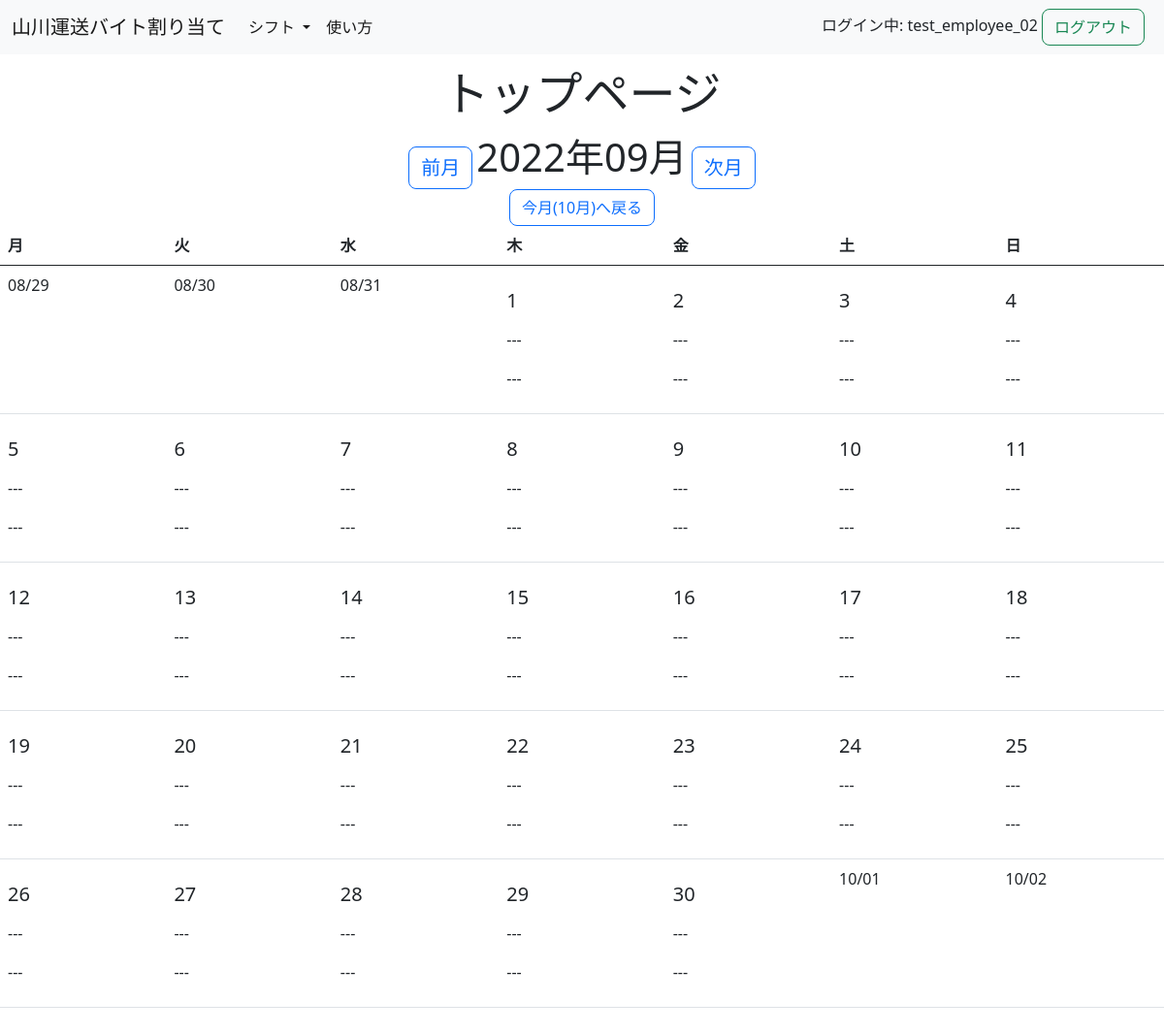
The app's page /shift/2022/9 (signed in), older data.
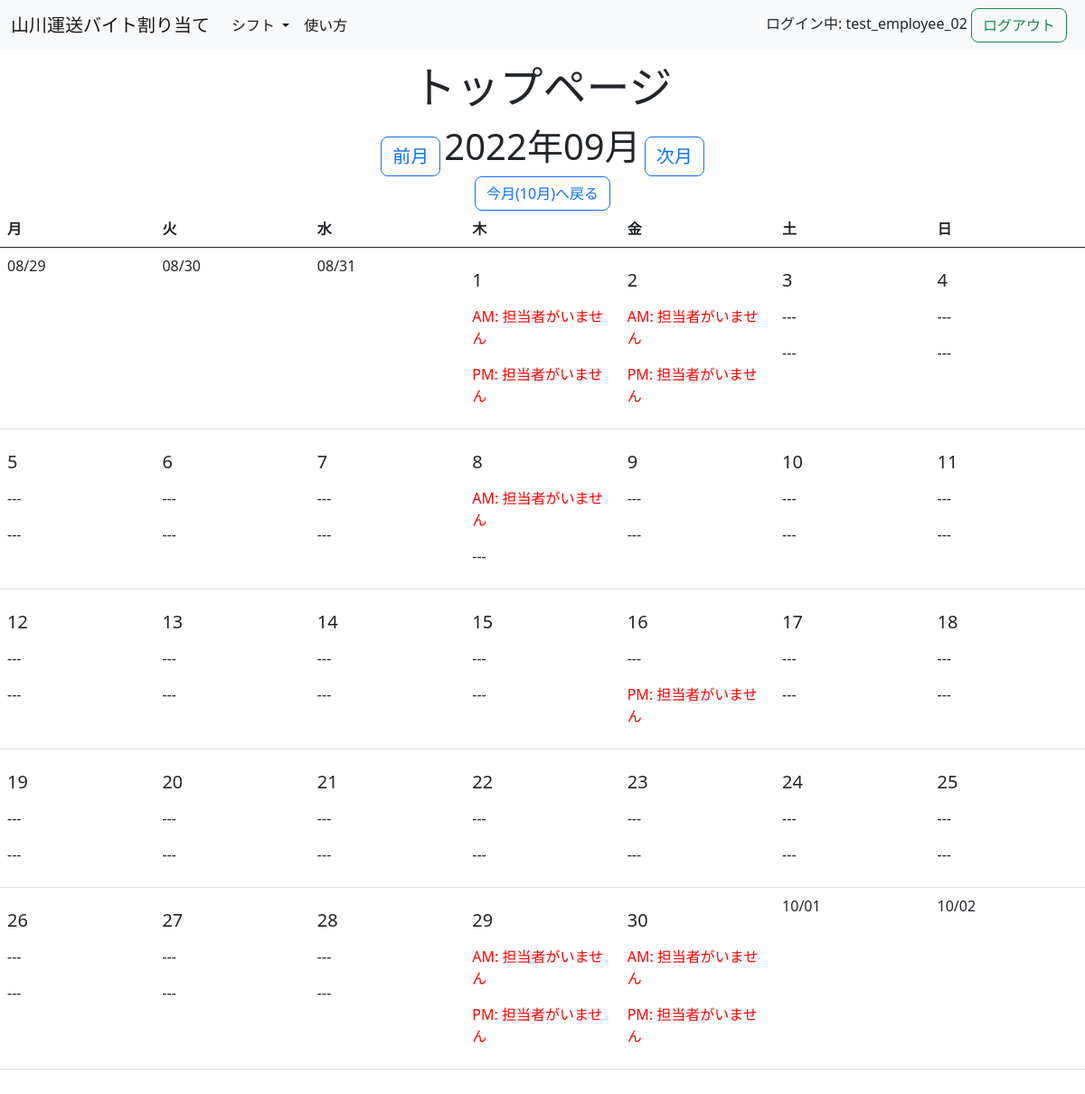
The same page, newer data.
### top/models.py (models this page shows)
class User(AbstractUser):
    is_employer = models.BooleanField(default=False)

### shift/models.py (models this page shows, shortened)
class MasterShift(models.Model):
    shift_table = models.ForeignKey(ShiftTable, on_delete=models.CASCADE, null=True, blank=True)  # 追加
    date = models.DateField()
    is_am = models.BooleanField()
    required = models.BooleanField()
    worker = models.ForeignKey(User, on_delete=models.SET_NULL, null=True, blank=True)

### shift/views.py (the view)
# urls.py: path('', views.Index.as_view(), name='index'),
class Index(MonthWithShiftsMixin, TemplateView):
    template_name = 'shift/index2.html'
    model = MasterShift
    date_field = 'date'
    def get_context_data(self, **kwargs):
        context = super().get_context_data(**kwargs)
        calendar_context = self.get_month_calendar()
        context.update(calendar_context)
        context.update({
            'user': self.request.user
        })
        return context

### shift/mixins.py (called while the page is built)
    def setup_calendar(self):
        self._calendar = calendar.Calendar(self.first_weekday)

    def get_week_names(self):
        week_names = deque(self.week_names)
        week_names.rotate(-self.first_weekday)
        return week_names

    def get_previous_month(self, date):
        if date.month == 1:
            return date.replace(year=date.year - 1, month=12, day=1)
        else:
            return date.replace(month=date.month - 1, day=1)

    def get_next_month(self, date):
        if date.month == 12:
            return date.replace(year=date.year + 1, month=1, day=1)
        else:
            return date.replace(month=date.month + 1, day=1)

    def get_month_days(self, date):
        return self._calendar.monthdatescalendar(date.year, date.month)

    def get_current_month(self):
        self.setup_calendar()
        month = self.kwargs.get('month')
        year = self.kwargs.get('year')
        if month and year:
            month = datetime.date(year=int(year), month=int(month), day=1)
        else:
            month = datetime.date.today().replace(day=1)
        return month

    def get_month_calendar(self):
        current_month = self.get_current_month()
        calendar_data = {
            'now': datetime.date.today(),
            'month_days': self.get_month_days(current_month),
            'month_current': current_month,
            'month_previous': self.get_previous_month(current_month),
            'month_next': self.get_next_month(current_month),
            'week_names': self.get_week_names(),
        }
        return calendar_data

    def get_month_schedules(self, start, end, days):
        shifts = {day: [MasterShift.objects.filter(date__range=(start, end)).filter(date=day.strftime('%Y-%m-%d'))] for
                  week in days for day in week}
        size = len(shifts)
        return [{key: shifts[key] for key in itertools.islice(shifts, i, i + 7)} for i in range(0, size, 7)]

    def get_personal_schedules(self, start, end, days):
        master_shifts = [master for week in days for day in week
                         for master in MasterShift.objects.filter(date__range=(start, end), date=day.strftime('%Y-%m-%d'))]
        personal_shifts = PersonalShift.objects.filter(master__in=master_shifts)
        return personal_shifts

### templates/shift/index2.html
{% extends 'top/base.html' %}
{% block content %}
<p class="page-title">
トップページ
</p>
<div class="container-fluid text-center col-6">
    <a class="fs-5 btn btn-outline-primary" href="{% url 'shift:index' month_previous.year month_previous.month %}" role="button">前月</a>
        <span class="fs-1">{{ month_current | date:"Y年m月" }}</span>
    <a class="fs-5 btn btn-outline-primary" href="{% url 'shift:index' month_next.year month_next.month %}" role="button">次月</a>
    <form action='{% url 'shift:index' now.year now.month %}'>
        <input type="submit" class="btn btn-outline-primary" value="今月({{ now.month }}月)へ戻る">
    </form>
</div>
<table class="table">
    <thead>
    <tr>
        {% for w in week_names %}
            <th style="width: 12%">{{ w }}</th>
        {% endfor %}
    </tr>
    </thead>
    <tbody>
    {% for week_day_shifts in shifts %}
        <tr>
            {% for day, week_shifts in week_day_shifts.items %}
                {% if now == day %}
                    <td class="table-success">
                        {% else %}
                    <td>
                {% endif %}
            <p>
                {% if month_current.month != day.month %}
                    {{ day | date:"m/d" }}
                {% else %}
                    <h5>{{ day.day }}</h5>
                    {% for shift in week_shifts %}
                        {% for master_shift in shift|dictsortreversed:"is_am" %}
                            {% if master_shift.date == day %}
                                {% if master_shift.is_am %}
                                    <p>
                                        {% if master_shift.required %}
                                            {% if master_shift.is_am %}
                                                {% if master_shift.worker %}
                                                    <p>AM: {{ master_shift.worker.username }}</p>
                                                {% else %}
                                                    <p class="red">AM: 担当者がいません</p>
                                                {% endif %}
                                            {% endif %}
                                        {% else %}
                                            {% if master_shift.is_am %}
                                                <p>---</p>
                                            {% endif %}
                                        {% endif %}
                                {% else %}
                                    <p>
                                        {% if master_shift.required %}
                                            {% if not master_shift.is_am %}
                                                {% if master_shift.worker %}
                                                    <p>PM: {{ master_shift.worker.username }}</p>
                                                {% else %}
                                                    <p class="red">PM: 担当者がいません</p>
                                                {% endif %}
                                            {% endif %}
                                        {% else %}
                                            {% if not master_shift.is_am %}
                                                <p>---</p>
                                            {% endif %}
                                        {% endif %}
                                {% endif %}
                            {% endif %}
                        {% endfor %}
                    {% endfor %}
                {% endif %}
            </td>
            {% endfor %}
        </tr>
    {% endfor %}
    </tbody>
</table>
{% endblock %}

### templates/top/base.html (shortened to what this page needs)
{% load static %}
<!DOCTYPE html>
<html lang="en">
<head>
    <link href="https://cdn.jsdelivr.net/npm/bootstrap@5.0.2/dist/css/bootstrap.min.css" rel="stylesheet">
    <link rel="stylesheet" type='text/css' href="{% static 'top/stylesheet.css' %}">
</head>
<body>
<nav class="navbar navbar-expand-lg navbar-light bg-light fixed-top">
  <div class="container-fluid">
    <a class="navbar-brand" href="{% url 'top:index' %}">山川運送バイト割り当て</a>
    <div class="collapse navbar-collapse" id="navbarSupportedContent">
      <ul class="navbar-nav me-auto mb-2 mb-lg-0">
        {% if user.is_employer %}
        <li class="nav-item dropdown">
          <a class="nav-link dropdown-toggle active" href="#" id="navbarDropdown" role="button" data-bs-toggle="dropdown" aria-expanded="false">
            シフト
          </a>
          <ul class="dropdown-menu" aria-labelledby="navbarDropdown">
            <li><a class="dropdown-item" href="{% url 'shift:index' %}">シフトの表示</a></li>
            <li><a class="dropdown-item" href="{% url 'shift:assign' %}">シフトの有効化</a></li>
            <li><a class="dropdown-item" href="{% url 'shift:employer' %}">シフトの割り振り</a></li>
          </ul>
        </li>
        <li class="nav-item dropdown">
          <a class="nav-link dropdown-toggle active" href="#" id="navbarDropdown" role="button" data-bs-toggle="dropdown" aria-expanded="false">
            ユーザー
          </a>
          <ul class="dropdown-menu" aria-labelledby="navbarDropdown">
            <li><a class="dropdown-item" href="{% url 'top:edit' %}">現在のユーザーを編集</a></li>
            <li><a class="dropdown-item" href="{% url 'top:register' %}">新規ユーザーを登録</a></li>
          </ul>
        </li>
        <li class="nav-item dropdown">
          <a class="nav-link dropdown-toggle active" href="#" id="navbarDropdown" role="button" data-bs-toggle="dropdown" aria-expanded="false">
            使い方
          </a>
          <ul class="dropdown-menu" aria-labelledby="navbarDropdown">
            <li><a class="dropdown-item" href="{% url 'tutorial:employer' %}">雇用者用画面</a></li>
            <li><a class="dropdown-item" href="{% url 'tutorial:employee' %}">従業員用画面</a></li>
          </ul>
        </li>
        {% else %}
            <li class="nav-item dropdown">
          <a class="nav-link dropdown-toggle active" href="#" id="navbarDropdown" role="button" data-bs-toggle="dropdown" aria-expanded="false">
            シフト
          </a>
        </li>
            <li class="nav-item">
              <a class="nav-link active" aria-current="page" href="{% url 'tutorial:employee' %}">使い方</a>
            </li>
        {% endif %}
      </ul>
      <form action="{% url 'top:logout' %}">
          ログイン中: {{ user.username }}
        <input type="submit" class="btn btn-outline-success me-2" value="ログアウト">
      </form>
    </div>
  </div>
</nav>
<div class="under-nav">
{% block content %}
{% endblock %}
</div>
</body>
</html>

### top/static/top/stylesheet.css (style rules this page uses)
*, *:before, *:after { -webkit-box-sizing: inherit; box-sizing: inherit; }
html { -webkit-box-sizing: border-box; box-sizing: border-box; }
.btn, a.btn, button.btn { position: relative; display: inline-block; cursor: pointer; -webkit-user-select: none; -moz-user-select: none; -ms-user-select: none; user-select: none; -webkit-transition: all 0.3s; transition: all 0.3s; text-align: center; vertical-align: middle; text-decoration: none; border-radius: 0.5rem; }
.under-nav { margin-top: 60px; margin-bottom: 30px; }
.red { color:red; }
.page-title { font-size: 3rem; width: fit-content; margin: auto; }
input { box-sizing:border-box; -moz-box-sizing:border-box; -webkit-box-sizing:border-box; }

Row changes from the older to the newer data that the page shows:
changed MasterShift (number 1 of 60 on the later page): required False → True (drawn)
changed MasterShift (number 2 of 60 on the later page): required False → True (drawn)
changed MasterShift (number 3 of 60 on the later page): required False → True (drawn)
changed MasterShift (number 4 of 60 on the later page): required False → True (drawn)
changed MasterShift (number 15 of 60 on the later page): required False → True (drawn)
changed MasterShift (number 32 of 60 on the later page): required False → True (drawn)
changed MasterShift (number 57 of 60 on the later page): required False → True (drawn)
changed MasterShift (number 58 of 60 on the later page): required False → True (drawn)
changed MasterShift (number 59 of 60 on the later page): required False → True (drawn)
changed MasterShift (number 60 of 60 on the later page): required False → True (drawn)
Text that changed along with them:
new list line: "AM: 担当者がいません"
new list line: "PM: 担当者がいません"
